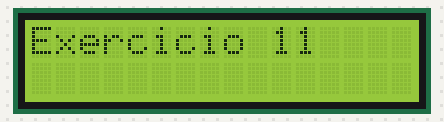
Bench run of a sketch on a simulated Arduino Uno, built with avr-gcc and run on an emulated ATmega328P. On the bench: 16×2 character LCD. What the sketch prints to the serial monitor is not drawn.

Above: at 0.1 s.
At 2.2 s:
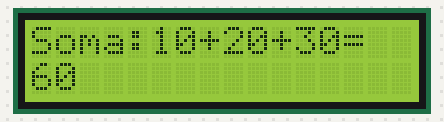

The sketch:

Exercicio_11_soma_3_int.ino
```cpp
#include <Arduino.h>
#include <LiquidCrystal.h>
//TEAC_24.0366 Rui Pais Pereira
// Define os pinos de conexão com o LCD
const int rs = 11;
const int en = 12;
const int d4 = 5;
const int d5 = 4;
const int d6 = 3;
const int d7 = 2;

// Inicializa o objeto LiquidCrystal com os pinos definidos
LiquidCrystal lcd(rs, en, d4, d5, d6, d7);

void setup() {
  // Inicializa a comunicação serial
  Serial.begin(9600);

  // Inicializa o LCD
  lcd.begin(16, 2); // Configura o LCD com 16 colunas e 2 linhas

  // Exibe "Exercicio 11" no LCD
  lcd.clear();
  lcd.setCursor(0, 0);
  lcd.print("Exercicio 11");
  delay(2000); // Aguarda 2 segundos para exibir o título

  // Declara três variáveis do tipo int e atribui valores
  int num1 = 10;
  int num2 = 20;
  int num3 = 30;

  // Calcula a soma total
  int soma = num1 + num2 + num3;

  // Exibe os valores e a soma no monitor serial
  Serial.println("Exercicio 11: Soma de Tres Inteiros");
  Serial.print("Numero 1: ");
  Serial.println(num1);
  Serial.print("Numero 2: ");
  Serial.println(num2);
  Serial.print("Numero 3: ");
  Serial.println(num3);
  Serial.print("Soma Total: ");
  Serial.println(soma);

  // Exibe os valores e a soma no LCD
  lcd.clear();
  lcd.setCursor(0, 0);
  lcd.print("Soma:");
  lcd.print("10+20+30=");
  lcd.setCursor(0, 1);
  lcd.print(soma);
}

void loop() {
  // Não é necessário repetir nada no loop
}
```
